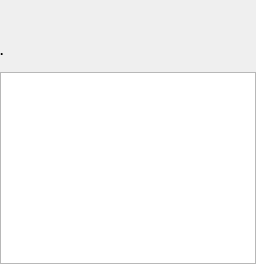
           <widget class="QWidget" name="groupBox_info" native="true">
            <layout class="QVBoxLayout" name="gridLayout">
             <property name="spacing">
              <number>6</number>
             </property>
             <property name="leftMargin">
              <number>0</number>
             </property>
             <property name="topMargin">
              <number>0</number>
             </property>
             <property name="rightMargin">
              <number>0</number>
             </property>
             <property name="bottomMargin">
              <number>0</number>
             </property>
             <item>
              <widget class="QWidget" name="groupBox_2" native="true">
               <property name="minimumSize">
                <size>
                 <width>0</width>
                 <height>30</height>
                </size>
               </property>
               <property name="maximumSize">
                <size>
                 <width>16777215</width>
                 <height>30</height>
                </size>
               </property>
               <layout class="QHBoxLayout" name="horizontalLayout_info_buttons">
                <property name="spacing">
                 <number>3</number>
                </property>
                <property name="leftMargin">
                 <number>0</number>
                </property>
                <property name="topMargin">
                 <number>0</number>
                </property>
                <property name="rightMargin">
                 <number>0</number>
                </property>
                <property name="bottomMargin">
                 <number>0</number>
                </property>
                <item>
                 <widget class="QToolButton" name="pushButton_code_rule">
                  <property name="toolTip">
                   <string>Code rule with examples</string>
                  </property>
                  <property name="text">
                   <string />
                  </property>
                  <property name="sizePolicy">
                   <sizepolicy hsizetype="Fixed" vsizetype="Fixed">
                    <horstretch>0</horstretch>
                    <verstretch>0</verstretch>
                   </sizepolicy>
                  </property>
                  <property name="minimumSize">
                   <size>
                    <width>30</width>
                    <height>30</height>
                   </size>
                  </property>
                  <property name="maximumSize">
                   <size>
                    <width>30</width>
                    <height>30</height>
                   </size>
                  </property>
                  <property name="iconSize">
                   <size>
                    <width>18</width>
                    <height>18</height>
                   </size>
                  </property>
                  <property name="autoRaise">
                   <bool>true</bool>
                  </property>
                  <property name="focusPolicy">
                   <enum>Qt::FocusPolicy::StrongFocus</enum>
                  </property>
                 </widget>
                </item>
                <item>
                 <widget class="QToolButton" name="pushButton_journal">
                  <property name="toolTip">
                   <string>Current journal</string>
                  </property>
                  <property name="text">
                   <string />
                  </property>
                  <property name="sizePolicy">
                   <sizepolicy hsizetype="Fixed" vsizetype="Fixed">
                    <horstretch>0</horstretch>
                    <verstretch>0</verstretch>
                   </sizepolicy>
                  </property>
                  <property name="minimumSize">
                   <size>
                    <width>30</width>
                    <height>30</height>
                   </size>
                  </property>
                  <property name="maximumSize">
                   <size>
                    <width>30</width>
                    <height>30</height>
                   </size>
                  </property>
                  <property name="iconSize">
                   <size>
                    <width>18</width>
                    <height>18</height>
                   </size>
                  </property>
                  <property name="autoRaise">
                   <bool>true</bool>
                  </property>
                  <property name="focusPolicy">
                   <enum>Qt::FocusPolicy::StrongFocus</enum>
                  </property>
                 </widget>
                </item>
                <item>
                 <widget class="QToolButton" name="pushButton_project_memo">
                  <property name="toolTip">
                   <string>Project memo</string>
                  </property>
                  <property name="text">
                   <string />
                  </property>
                  <property name="sizePolicy">
                   <sizepolicy hsizetype="Fixed" vsizetype="Fixed">
                    <horstretch>0</horstretch>
                    <verstretch>0</verstretch>
                   </sizepolicy>
                  </property>
                  <property name="minimumSize">
                   <size>
                    <width>30</width>
                    <height>30</height>
                   </size>
                  </property>
                  <property name="maximumSize">
                   <size>
                    <width>30</width>
                    <height>30</height>
                   </size>
                  </property>
                  <property name="iconSize">
                   <size>
                    <width>18</width>
                    <height>18</height>
                   </size>
                  </property>
                  <property name="autoRaise">
                   <bool>true</bool>
                  </property>
                  <property name="focusPolicy">
                   <enum>Qt::FocusPolicy::StrongFocus</enum>
                  </property>
                 </widget>
                </item>
                <item>
                 <spacer name="horizontalSpacer_info">
                  <property name="orientation">
                   <enum>Qt::Orientation::Horizontal</enum>
                  </property>
                  <property name="sizeHint" stdset="0">
                   <size>
                    <width>40</width>
                    <height>16</height>
                   </size>
                  </property>
                 </spacer>
                </item>
               </layout>
              </widget>
             </item>
             <item>
              <widget class="QLabel" name="label_info">
               <property name="minimumSize">
                <size>
                 <width>0</width>
                 <height>30</height>
                </size>
               </property>
               <property name="maximumSize">
                <size>
                 <width>16777215</width>
                 <height>30</height>
                </size>
               </property>
               <property name="text">
                <string>.</string>
               </property>
               <property name="styleSheet">
                <string notr="true">#label_info { font-weight: 600; background: transparent; }</string>
               </property>
              </widget>
             </item>
             <item>
              <widget class="QSplitter" name="splitter_2">
               <property name="orientation">
                <enum>Qt::Orientation::Vertical</enum>
               </property>
               <property name="handleWidth">
                <number>8</number>
               </property>
               <widget class="QTextEdit" name="textEdit_info">
                <property name="tabChangesFocus">
                 <bool>true</bool>
                </property>
               </widget>
              </widget>
             </item>
            </layout>
           </widget>
